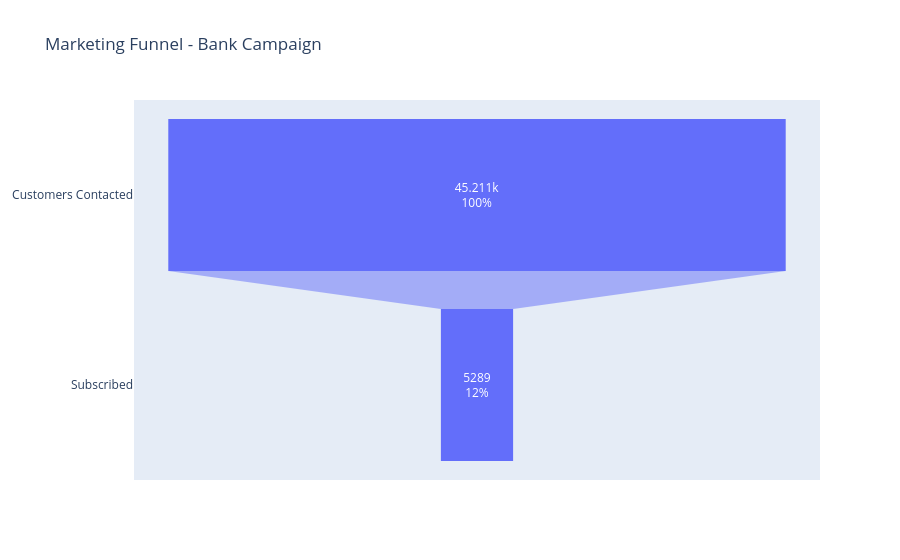

This figure's notebook cell:
### Code cell
fig = go.Figure(go.Funnel(
    y = ["Customers Contacted", "Subscribed"],
    x = [total_contacts, converted],
    textinfo = "value+percent previous"
))

fig.update_layout(
    title = "Marketing Funnel - Bank Campaign"
)

fig.show()

### Figure 1 — Plotly figure (JSON) as saved in the notebook; plotly's stock layout.template omitted (floating-point values rounded to 4 significant figures)
{"data": [{"textinfo": "value+percent previous", "type": "funnel", "x": [45211, 5289], "y": ["Customers Contacted", "Subscribed"]}], "layout": {"title": {"text": "Marketing Funnel - Bank Campaign"}}}
